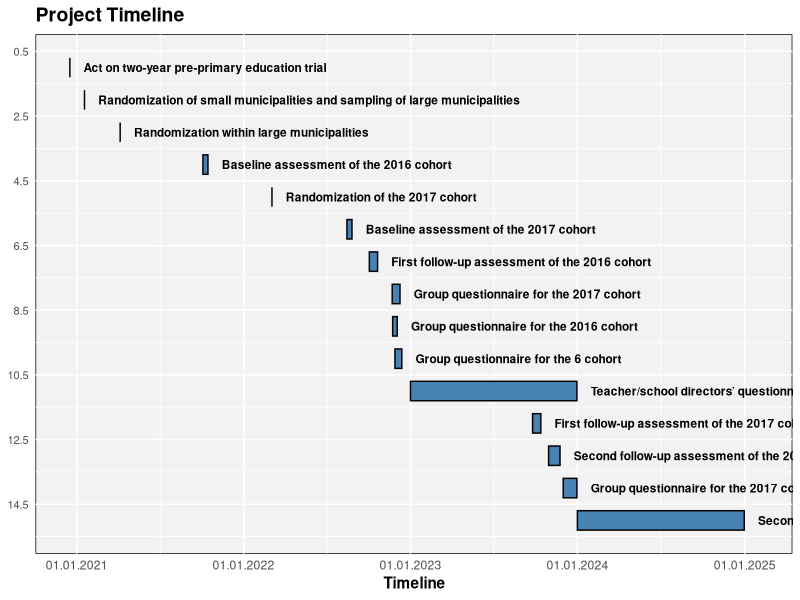
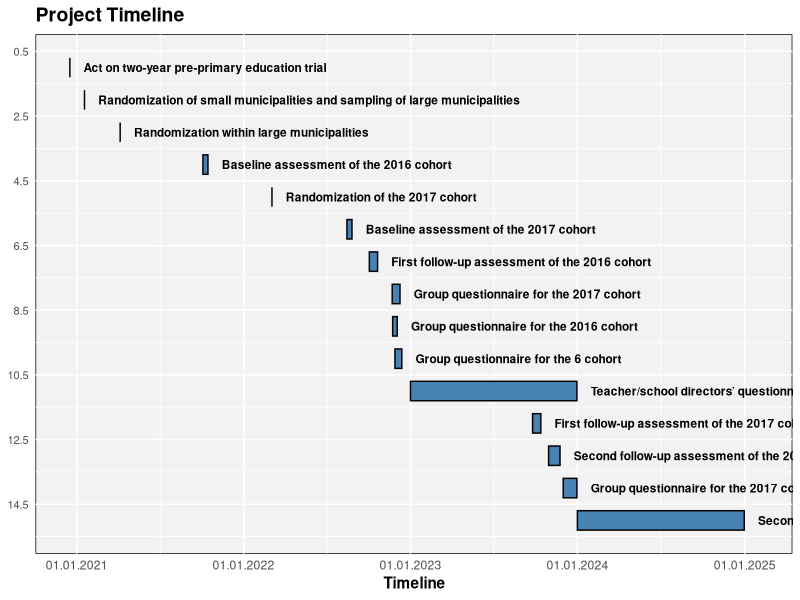

The R source for these figures, in order:
library(ggplot2)
library(dplyr)
library(scales)  # for date formatting

# Define the timeline data
timeline_data <- data.frame(
  Event = c(
    "Act on two-year pre-primary education trial",
    "Randomization of small municipalities and sampling of large municipalities",
    "Randomization within large municipalities",
    "Baseline assessment of the 2016 cohort",
    "Group questionnaire for the 2016 cohort",
    "Randomization of the 2017 cohort",
    "Baseline assessment of the 2017 cohort",
    "First follow-up assessment of the 2016 cohort",
    "Group questionnaire for the 2017 cohort",
    "Group questionnaire for the 6 cohort",
    "First follow-up assessment of the 2017 cohort",
    "Second follow-up assessment of the 2016 cohort",
    "Group questionnaire for the 2017 cohort",
    "Teacher/school directors’ questionnaire",
    "Second follow-up assessment of the 2017 cohort"
  ),
  StartDate = as.Date(c(
    "2020-12-17", "2021-01-18", "2021-04-06", "2021-10-04", "2022-11-23",
    "2022-03-04", "2022-08-15", "2022-10-03", "2022-11-22", "2022-11-28",
    "2023-09-25", "2023-10-30", "2023-12-01", "2023-01-01", "2024-01-01"
  )),
  EndDate = as.Date(c(
    "2020-12-17", "2021-01-18", "2021-04-06", "2021-10-15", "2022-12-03",
    "2022-03-04", "2022-08-26", "2022-10-21", "2022-12-09", "2022-12-13",
    "2023-10-13", "2023-11-24", "2023-12-31", "2023-12-31", "2024-12-31"
  ))
)

# Assign unique numeric values to each event based on the start date
timeline_data <- timeline_data %>%
  arrange(StartDate) %>%
  mutate(EventNumber = row_number())

# Create the Gantt chart
gantt_chart <- ggplot(data = timeline_data) +
  geom_rect(
    aes(xmin = StartDate, xmax = EndDate, ymin = EventNumber - 0.3, ymax = EventNumber + 0.3),
    fill = "steelblue", color = "black"
  ) +
  geom_text(
    aes(x = EndDate + 30, y = EventNumber, label = Event),
    hjust = 0, vjust = 0.5, size = 3, fontface = "bold"
  ) +
  scale_x_date(date_labels = "%d.%m.%Y") +
  scale_y_reverse(breaks = seq(0.5,15.5,2)) +  # Reverse the y-axis scale
  labs(x = "Timeline", y = NULL, title = "Project Timeline") +
  theme_minimal() +
  theme(
    axis.title.x = element_text(face = "bold"),
    plot.title = element_text(face = "bold", size = 14),
    axis.text.y = element_text(size = 8),
    axis.ticks.y = element_blank(),
    panel.background = element_rect(fil = "grey95"),
    panel.grid = element_line(size = 0.5, color = "white")
    )

last_plot()

# Save the Gantt chart as a PDF file
ggsave("project_gantt_chart2.pdf", gantt_chart, width = 8, height = 6)
